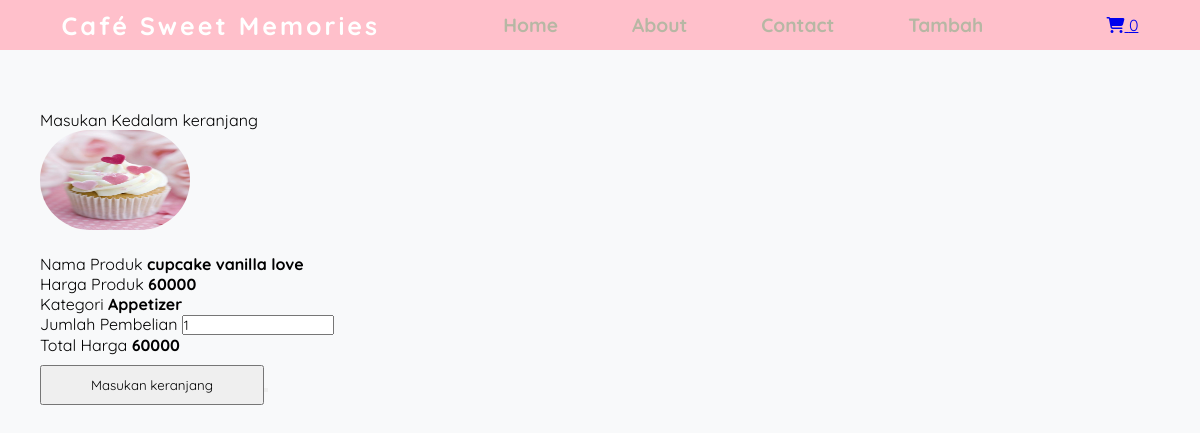
The app's page /buat_pesanan.php?id=1 with its own data.
### tables this page shows
CREATE TABLE `tb_produk` (
  `id_produk` int(11) NOT NULL,
  `nama_produk` varchar(255) NOT NULL,
  `harga_produk` int(11) NOT NULL,
  `kategori` varchar(255) NOT NULL,
  `foto` varchar(255) NOT NULL
);

### buat_pesanan.php (the view, shortened to what this page needs)
<?php
include "config.php";
$id_produk = $_GET['id'] ?? null;
$sql = "SELECT * FROM tb_produk WHERE id_produk = '$id_produk'";
$query = mysqli_query($conn, $sql);
$produk = mysqli_fetch_assoc($query);
?>
<!DOCTYPE html>
<html lang="en">
<head>
  <link rel="stylesheet" href="style.css" />
  <link rel="stylesheet" href="https://cdnjs.cloudflare.com/ajax/libs/font-awesome/6.6.0/css/all.min.css"/>
</head>
<body>
  <nav>
    <div class="logo">
      <h4>Café Sweet Memories</h4>
    </div>
    <ul>
      <?php include 'menu.php'; ?>
    </ul>
    <div class="icons">
      <?php include 'keranjang-icon.php'; ?>
    </div>
  </nav>
  <div class="container">
    <section class="home" id="home">
    <form action="buat_pesanan_proses.php" method="POST">
       <div class="col-md-12">
        <div class="text-bold">Masukan Kedalam keranjang </div>
       </div>
       <div class="row" >
        <img src="img/<?= $produk['foto']; ?>" alt="Foto Produk" width="150px" height="100px" style="border-radius:50px;">
        <div class="col-md-6" style="margin-top:20px;">
            <div class="form-group">
                <label class="label">Nama Produk</label>
                <font size="3" style="font-weight:bold;" ><?php echo $produk['nama_produk'] ?></font>
            </div>
       </div>
       <div class="col-md-6">
            <div class="form-group">
                <label class="label">Harga Produk</label>
                <font size="3" style="font-weight:bold;" ><?php echo $produk['harga_produk'] ?></font>
            </div>
       </div>
       <div class="col-md-6">
            <div class="form-group">
                <label class="label">Kategori</label>
                <font size="3" style="font-weight:bold;" ><?php echo $produk['kategori'] ?></font>
            </div>
       </div>
       <div class="col-md-6">
            <div class="form-group">
                <label class="label">Jumlah Pembelian</label>
                <font size="3" style="font-weight:bold;" >
                    <input name="jumlah" id="jumlah" type="number" value="1" onchange="hitungTotal();" onkeyup="hitungTotal();">
                </font>
            </div>
       </div>
       <div class="col-md-6">
            <div class="form-group">
                <label class="label">Total Harga</label>
                <font size="3" style="font-weight:bold;" id="total_harga" ><?php echo $produk['harga_produk']*1 ?></font>
            </div>
       </div>
       <div class="col-md-6">
            <div class="form-group">
                <button type="submit" style="padding:10px;width:20%;margin-top:10px;">Masukan keranjang<button>
            </div>
       </div>
        </form>
    </section>
  </div>
</body>
</html>

### style.css (style rules this page uses)
* { margin: 0; padding: 0; font-family: "Quicksand", sans-serif; }
body { overflow-x: hidden; background-color: #f8f9fa; height: 100%; }
nav { display: flex; justify-content: space-around; align-items: center; height: 50px; position: sticky; top: 0; z-index: 1000; background: pink; color: #fff; }
nav .logo { letter-spacing: 3px; font-size: 25px; font-weight: 600; }
nav ul { display: flex; list-style-type: none; width: 40%; justify-content: space-between; }
.container { position: relative; top: 20px; }
.home { padding: 40px; }
.icons { top: 100%; left: 10%; }

### records on screen
tb_produk: foto (picture), nama_produk "cupcake vanilla love", harga_produk "60000", kategori "Appetizer", $produk['harga_produk']*1 "60000"

### other values on screen
mysqli_num_rows($data) "0"
